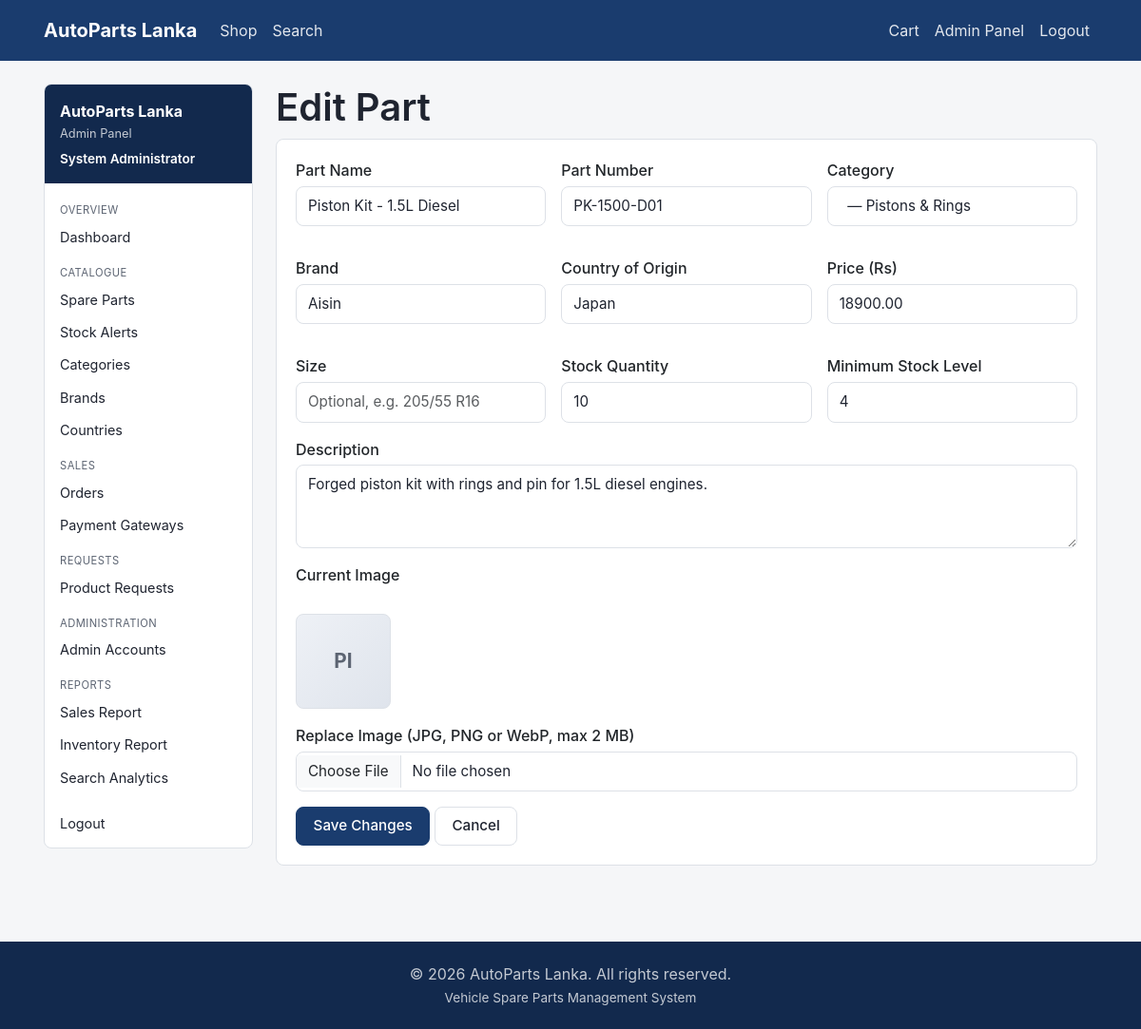
The page /admin/parts/edit_part.php?id=2 (signed in) on the database as committed earlier.
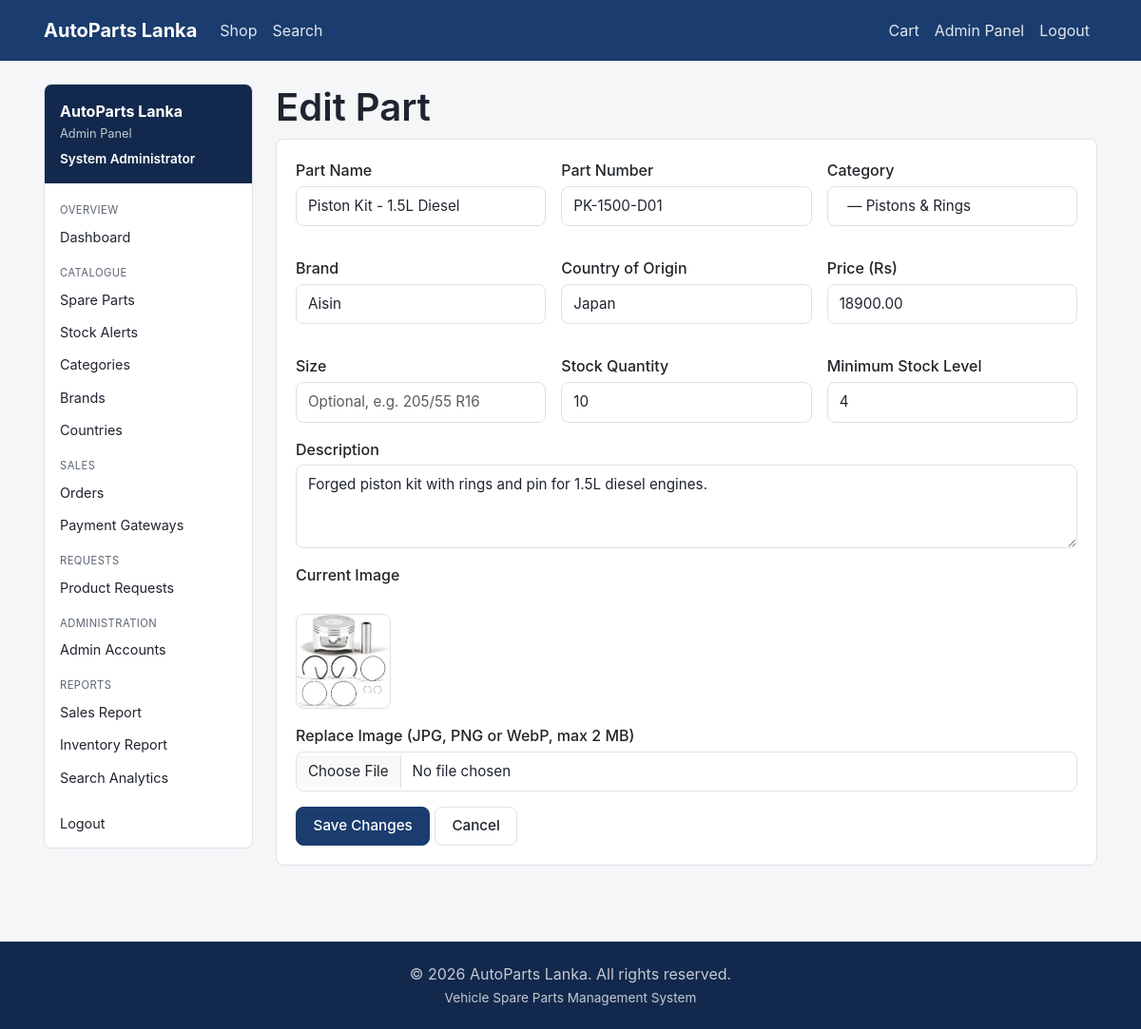
The same page on the database as committed later.
### tables this page shows
CREATE TABLE spare_part (
    partID         INT AUTO_INCREMENT PRIMARY KEY,
    categoryID     INT NOT NULL,
    brandID        INT NOT NULL,
    countryID      INT NOT NULL,
    adminID        INT NOT NULL,
    partName       VARCHAR(150) NOT NULL,
    partNumber     VARCHAR(50)  NOT NULL,
    description    TEXT NULL,
    price          DECIMAL(12,2) NOT NULL,
    size           VARCHAR(50)  NULL,
    stockQty       INT NOT NULL DEFAULT 0,
    minStockLevel  INT NOT NULL DEFAULT 0,
    imageURL       VARCHAR(255) NULL,
    isActive       TINYINT(1) NOT NULL DEFAULT 1,
    createdAt      DATETIME NOT NULL DEFAULT CURRENT_TIMESTAMP,
    CONSTRAINT fk_part_category FOREIGN KEY (categoryID) REFERENCES category(categoryID),
    CONSTRAINT fk_part_brand    FOREIGN KEY (brandID)    REFERENCES brand(brandID),
    CONSTRAINT fk_part_country  FOREIGN KEY (countryID)  REFERENCES country(countryID),
    CONSTRAINT fk_part_admin    FOREIGN KEY (adminID)    REFERENCES admin(adminID),
    INDEX idx_part_active (isActive),
    INDEX idx_part_name (partName),
    INDEX idx_part_number (partNumber)
);

CREATE TABLE brand (
    brandID       INT AUTO_INCREMENT PRIMARY KEY,
    brandName     VARCHAR(100) NOT NULL UNIQUE,
    isAuthorized  TINYINT(1) NOT NULL DEFAULT 0
);

CREATE TABLE country (
    countryID       INT AUTO_INCREMENT PRIMARY KEY,
    countryName     VARCHAR(100) NOT NULL,
    countryCode     CHAR(3) NOT NULL,
    importDutyRate  DECIMAL(5,2) NOT NULL DEFAULT 0
);

### admin/parts/edit_part.php (the view, shortened to what the changed rows need)
<?php
$db = getDB();
$partId = (int) ($_GET['id'] ?? $_POST['part_id'] ?? 0);
$stmt = $db->prepare('SELECT * FROM spare_part WHERE partID = ?');
$stmt->execute([$partId]);
$part = $stmt->fetch();
$errors = [];
$old = $part;
$brands = $db->query('SELECT brandID, brandName FROM brand ORDER BY brandName')->fetchAll();
$countries = $db->query('SELECT countryID, countryName FROM country ORDER BY countryName')->fetchAll();
require __DIR__ . '/../../includes/header.php';
?>
<div class="container">
    <div class="adm-layout">
        <div class="adm-content">
            <h1>Edit Part</h1>
            <div class="card">
                <form method="post" action="<?php echo BASE_URL; ?>/admin/parts/edit_part.php?id=<?php echo $partId; ?>" enctype="multipart/form-data" data-validate novalidate>
                    <div class="adm-form-grid">
                        <div class="form-group">
                            <label class="form-label" for="part_name">Part Name</label>
                            <input type="text" id="part_name" name="part_name" class="form-control<?php echo isset($errors['part_name']) ? ' is-invalid' : ''; ?>" value="<?php echo e($old['partName'] ?? ($old['part_name'] ?? '')); ?>" required>
                        </div>
                        <div class="form-group">
                            <label class="form-label" for="part_number">Part Number</label>
                            <input type="text" id="part_number" name="part_number" class="form-control<?php echo isset($errors['part_number']) ? ' is-invalid' : ''; ?>" value="<?php echo e($old['partNumber'] ?? ($old['part_number'] ?? '')); ?>" required>
                        </div>
                        <div class="form-group">
                            <label class="form-label" for="brand_id">Brand</label>
                            <select id="brand_id" name="brand_id" class="form-control<?php echo isset($errors['brand_id']) ? ' is-invalid' : ''; ?>" required>
                                <?php $currentBrandId = (int) ($old['brandID'] ?? ($old['brand_id'] ?? 0)); ?>
                                <?php foreach ($brands as $brand): ?>
                                <option value="<?php echo (int) $brand['brandID']; ?>" <?php echo $currentBrandId === (int) $brand['brandID'] ? 'selected' : ''; ?>><?php echo e($brand['brandName']); ?></option>
                                <?php endforeach; ?>
                            </select>
                        </div>
                        <div class="form-group">
                            <label class="form-label" for="country_id">Country of Origin</label>
                            <select id="country_id" name="country_id" class="form-control<?php echo isset($errors['country_id']) ? ' is-invalid' : ''; ?>" required>
                                <?php $currentCountryId = (int) ($old['countryID'] ?? ($old['country_id'] ?? 0)); ?>
                                <?php foreach ($countries as $country): ?>
                                <option value="<?php echo (int) $country['countryID']; ?>" <?php echo $currentCountryId === (int) $country['countryID'] ? 'selected' : ''; ?>><?php echo e($country['countryName']); ?></option>
                                <?php endforeach; ?>
                            </select>
                        </div>
                        <div class="form-group">
                            <label class="form-label" for="price">Price (<?php echo e(CURRENCY); ?>)</label>
                            <input type="number" id="price" name="price" class="form-control<?php echo isset($errors['price']) ? ' is-invalid' : ''; ?>" value="<?php echo e((string) ($old['price'] ?? '')); ?>" step="0.01" min="0" required>
                        </div>
                        <div class="form-group">
                            <label class="form-label" for="stock_qty">Stock Quantity</label>
                            <input type="number" id="stock_qty" name="stock_qty" class="form-control<?php echo isset($errors['stock_qty']) ? ' is-invalid' : ''; ?>" value="<?php echo e((string) ($old['stockQty'] ?? ($old['stock_qty'] ?? '0'))); ?>" min="0" required>
                        </div>
                        <div class="form-group">
                            <label class="form-label" for="min_stock_level">Minimum Stock Level</label>
                            <input type="number" id="min_stock_level" name="min_stock_level" class="form-control<?php echo isset($errors['min_stock_level']) ? ' is-invalid' : ''; ?>" value="<?php echo e((string) ($old['minStockLevel'] ?? ($old['min_stock_level'] ?? '5'))); ?>" min="0" required>
                        </div>
                    </div>
                    <div class="form-group">
                        <label class="form-label" for="description">Description</label>
                        <textarea id="description" name="description" class="form-control" rows="3"><?php echo e($old['description'] ?? ''); ?></textarea>
                    </div>
                    <div class="form-group">
                        <label class="form-label">Current Image</label><br>
                        <?php echo partImage($part, 'md'); ?>
                    </div>
                </form>
            </div>
        </div>
    </div>
</div>
<?php require __DIR__ . '/../../includes/footer.php'; ?>

### includes/functions.php (shortened to what the changed rows need)
<?php
function e(?string $value): string
{
    return htmlspecialchars($value ?? '', ENT_QUOTES, 'UTF-8');
}
function partImage(array $part, string $size = 'md'): string
{
    if (!empty($part['imageURL'])) {
        $src = str_contains($part['imageURL'], '/')
            ? BASE_URL . '/' . ltrim($part['imageURL'], '/')
            : rtrim(UPLOAD_URL, '/') . '/' . $part['imageURL'];
        return '<img class="part-thumb part-thumb--' . e($size) . '" '
             . 'src="' . e($src) . '" alt="' . e($part['partName'] ?? '') . '">';
    }
    $initials = strtoupper(mb_substr($part['partName'] ?? '?', 0, 2));
    return '<div class="part-thumb part-thumb--' . e($size) . '">'
         . '<span>' . e($initials) . '</span></div>';
}

Rows that differ between the two databases and show on the page:
changed spare_part "Piston Kit - 1.5L Diesel": imageURL: picture added; partName "PI" → (not shown)
